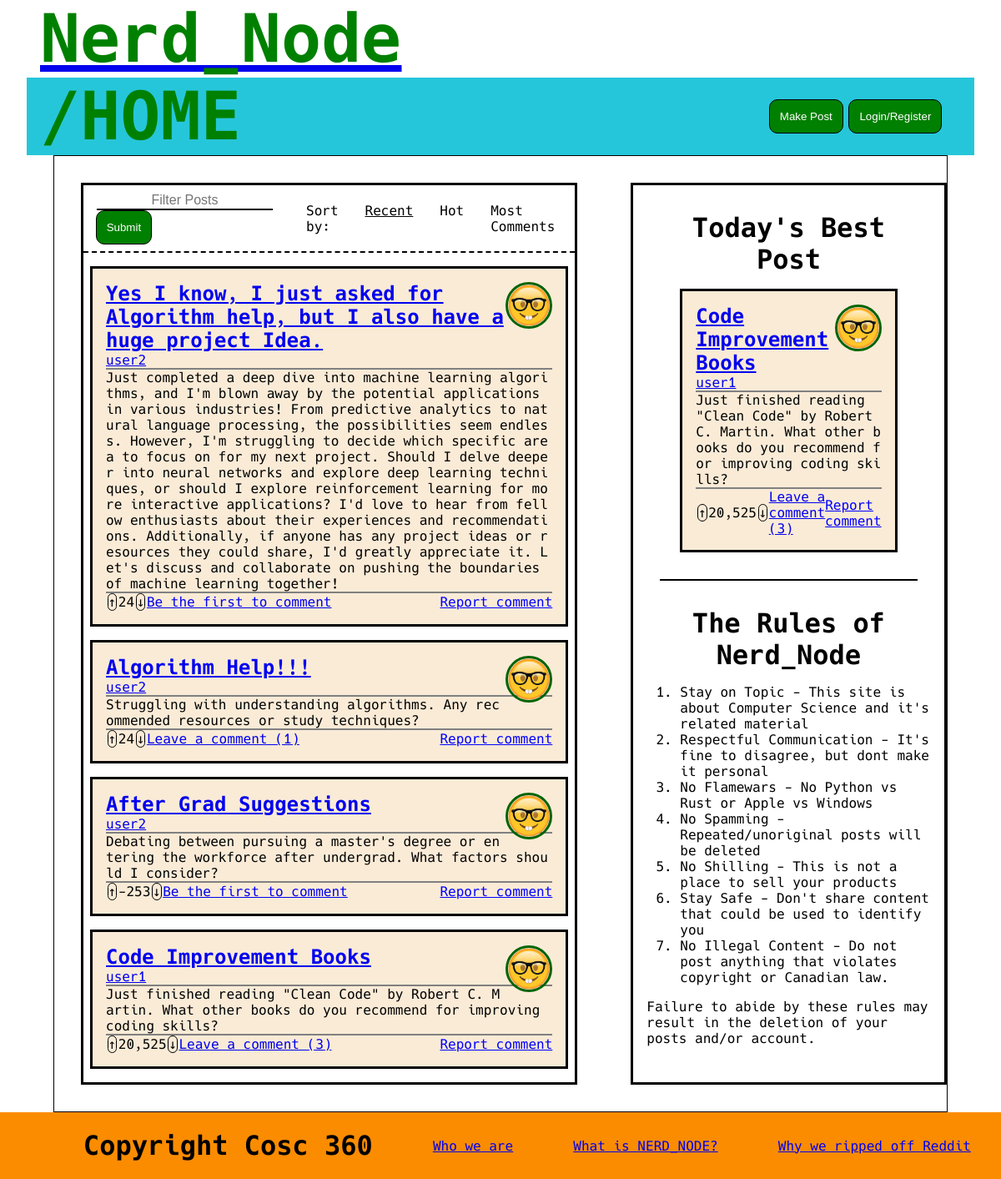
Before: / with the older database file.
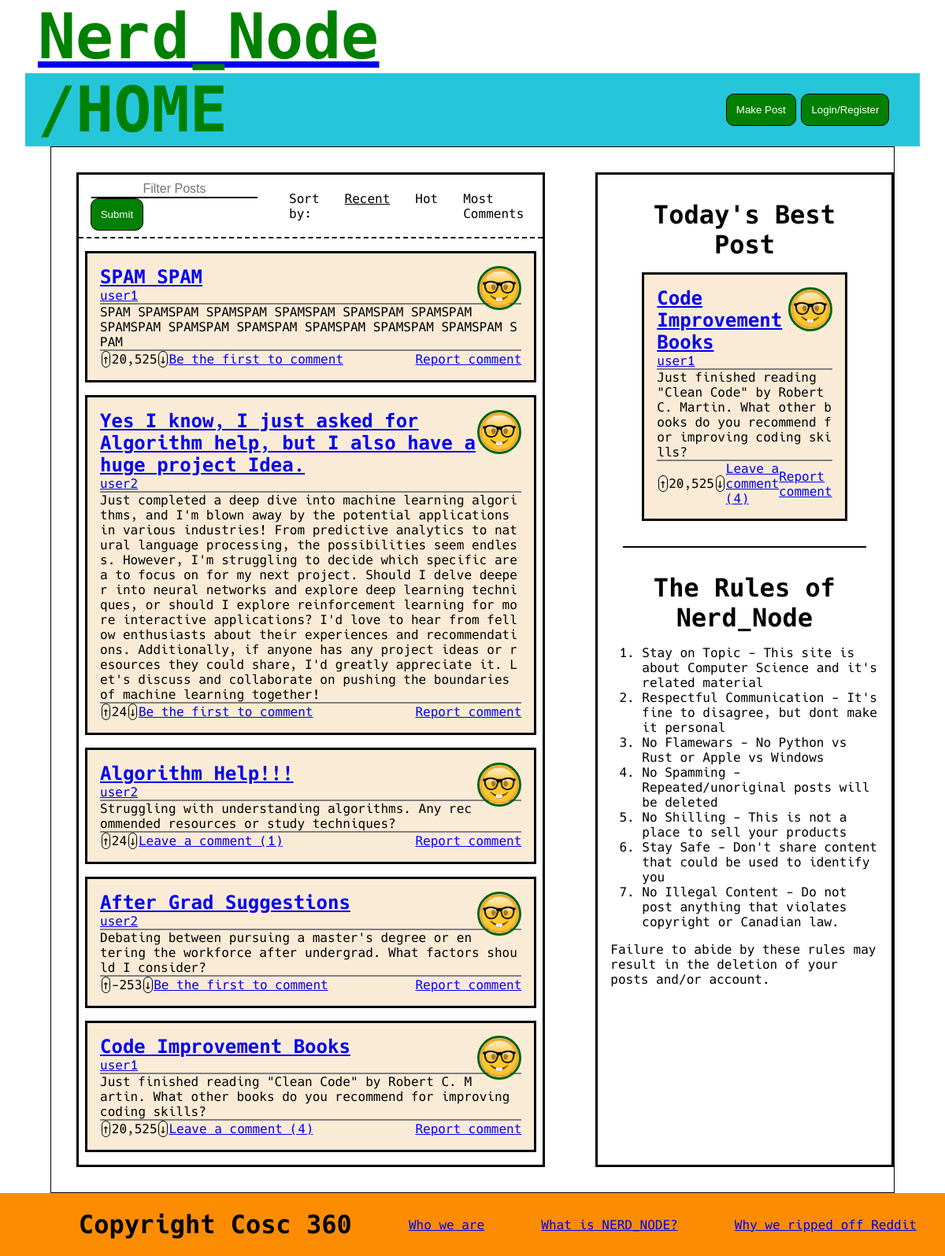
After: the same page with the newer database file.
### tables this page shows
CREATE TABLE post (
	id int AUTO_INCREMENT,
	title varchar(255),    poster int,
    content TEXT(65535),
    likes int,
    reported boolean,
    sku varchar(255),
    PRIMARY KEY (id),
    FOREIGN KEY (poster) REFERENCES siteUser(id) ON DELETE CASCADE
);

CREATE TABLE siteUser (
	id int AUTO_INCREMENT,
	username varchar(255) UNIQUE,
	password varchar(255),
    email varchar(255) UNIQUE,
    profilePicture varchar(255),
    isAdmin boolean,
    isDisabled boolean,
    PRIMARY KEY (id)
);

### src/loadPosts.php (called while the page is built, shortened)
<?php
$host = DBHOST;
$database = DBNAME;
$user = DBUSER;
$pass = DBPASS;
$connection = mysqli_connect($host, $user,$pass, $database, "3306");
include "getQueries.php";
$sql = "SELECT post.id, post.title, siteUser.username, siteUser.profilePicture, post.sku, post.content,
               post.likes, COUNT(comment.id) AS comments, (ABS(post.likes)) AS heat
        FROM (post JOIN siteUser ON post.poster = siteUser.id)
             LEFT JOIN comment ON comment.originalPost = post.id
        GROUP BY post.id $orderBy";
$posts = array();
if($result = mysqli_query($connection, $sql)) {
    while($row = mysqli_fetch_assoc($result)) {
        array_push($posts, [
                            'id' => $row['id'],
                            'title' => $row['title'],
                            'author' => $row['username'],
                            'pfp' => $row['profilePicture'],
                            'sku' => $row['sku'],
                            'content' => $row['content'],
                            'likes' => number_format($row['likes']),
                            'commentCount' => $row['comments']
        ]
        );
    }
};
?>

### src/getQueries.php (called while the page is built, shortened)
<?php
switch ($_GET['o'] ?? '') {
    default:
        $orderBy = ' ORDER BY id DESC';
        break;
}
?>

### src/renderPosts.php (the view, shortened to what this page needs)
<?php
include_once "renderProfilePicture.php";
function renderPost($post, $isAdmin) {
    $username = $post['author'];
    $commentText = $post['commentCount'] ? "Leave a comment (".$post['commentCount'].")" : "Be the first to comment";
    echo "<div class=\"post\">";
    renderProfilePicture($username, $post['pfp']);
    echo "<h3>
            <a href='".SITEROOT."node?title=".$post['sku']."'>".$post['title']."</a>
    </h3>
    <p>";
    echo "<a href='".SITEROOT."nerd?username=".$username."'>".$username."</a>
    </p>
    <p>".$post['content']."
    </p>
    <div class='interactionBar'>
        <div class='arrow' onclick='upvote(".$post['id'].", 5)'> &uarr; </div>
        <div id='post-".$post['id']."'>".$post['likes']." </div>
        <div class='arrow' onclick='downvote(".$post['id'].", 2)'> &darr; </div>
        <div>
            <a href='".SITEROOT."node?title=".$post['sku']."'>".$commentText."</a>
        </div>
        <div class='spacer'>
    </div>
    <div>";
    if(!$isAdmin)
        echo "<div class='report' id='rep-".$post['id']."' onclick='report(".$post['id'].", 2)'> Report comment</div>";
    echo"</div>
    </div>
    </div>";
}
?>

### src/index.php (shortened to what this page needs)
<?php
include_once "loadPosts.php";
include_once "renderPosts.php";
include_once "renderProfilePicture.php";
?>
<!DOCTYPE html>
<html lang="en">
    <head>
	    <link rel="stylesheet" href="public/css/reset.css">
	    <link rel="stylesheet" href="public/css/home.css">
        <link rel="stylesheet" href="public/font/hack.css">
    </head>
    <body>
	    <header>
            <?php include "components/headerBar.php"; ?>
        </header>
        <main>
            <div class="center">
                <div class="searchBar">
	                <form>
                        <input type="text" id="query" name="search" placeholder="Filter Posts" value="<?php echo $_GET['search']??""; ?>">
                        <input type="submit" id="submit">
                    </form>
                    <div class="sorter">
	                    <ul>
                            <li>Sort by:</li>
		                    <li>
		                        <a href="<?php echo SITEROOT;?>?o=recent" id="sortedBy">Recent</a>
		                    </li>
		                    <li>
		                        <a href="<?php echo SITEROOT;?>?o=hot">Hot</a>
		                    </li>
		                    <li>
		                        <a href="<?php echo SITEROOT;?>?o=comments">Most Comments</a>
		                    </li>
	                    </ul>
                    </div>
                </div>
                <?php
                if($posts) {
                    foreach($posts as $post) {
                        renderPost($post, isset($_SESSION["isAdmin"]));
                    }
                } else {
                    echo "There are no posts available...";
                }
                ?>
            </div>
            <?php include "components/sidebar.php"; ?>
	    </main>
        <?php include "components/footer.php"; ?>
    </body>
</html>

### src/components/headerBar.php (shortened to what this page needs)
<!DOCTYPE html>
<html lang="en">
  <div>
    <a href="<?php echo SITEROOT; ?>">
        <h1>
            Nerd_Node
        </h1>
    </a>
    </div>
    <div class="navbar">
        <h1>
            <?php echo $url ?? '/HOME'; ?>
        </h1>
        <div class="spacer">
        </div>
        <div class="buttonBox">
            <button id="newPost" onclick='location.href = "<?php echo SITEROOT; ?>makePost";'>Make Post</button>
            <?php
            if(isset($_SESSION["sessionId"]) ) {
                echo "<button id='home' onclick='location.href = \"".SITEROOT."nerd?username=".$_SESSION["sessionUsername"]."\";' >".
                     $_SESSION["sessionUsername"]
                    ."</button>";
                if(isset($_SESSION["isAdmin"])) {
                    echo "<button id='home' onclick='location.href = \"".SITEROOT."\admin\"'> View Reports </button>";
                }
                echo "<button id='logout' onclick='location.href = \"".SITEROOT."logout.php\";' >
                      Log out
                  </button>";
            } else {
                echo "<button id='login' onclick='location.href = \"".SITEROOT."login\";' >
                      Login/Register
                  </button>";
            }
            ?>
        </div>
    </div>
</html>

### src/renderProfilePicture.php
<?php
function renderProfilePicture($username, $picture) {
    echo "<img class='pfp' src='".SITEROOT."public/images/profiles/$picture' alt='$username\'s profile picture' width='50' height='50'>";
}
?>

### src/components/sidebar.php (shortened to what this page needs)
<div class="sidebar">
    <div id="bestPost">
        <h2>
            Today's Best Post
        </h2>
        <?php
        include_once "../renderPosts.php";
        ?>
    </div>
    <div>
        <h2>
            The Rules of Nerd_Node
        </h2>
	    <ol>
		    <li> Stay on Topic - This site is about Computer Science and it's related material </li>
            <li> Respectful Communication - It's fine to disagree, but dont make it personal</li>
            <li> No Flamewars - No Python vs Rust or Apple vs Windows</li>
            <li> No Spamming - Repeated/unoriginal posts will be deleted</li>
            <li> No Shilling - This is not a place to sell your products </li>
            <li> Stay Safe - Don't share content that could be used to identify you </li>
            <li> No Illegal Content - Do not post anything that violates copyright or Canadian law.</li>
        </ol>
        <p>Failure to abide by these rules may result in the deletion of your posts and/or account.</p>
    </div>
</div>

### src/components/footer.php
<!DOCTYPE html>
<html lang="en">
    <footer>
    <h4>Copyright Cosc 360</h4>
    <a href='<?php echo SITEROOT;?>about#who'>Who we are</a>
    <a href='<?php echo SITEROOT;?>about#what'>What is NERD_NODE?</a>
    <a href='<?php echo SITEROOT;?>about#why'>Why we ripped off Reddit</a>
    </footer>
</html>

### src/public/css/home.css (style rules this page uses)
html { font-family: "Hack"; }
header { padding: 0em 2em; }
header div { padding: 0em 1em; }
.center { flex: 1; }
.sidebar { flex-grow: 0; flex-basis: 30%; }
.center, .sidebar, .post { border: medium solid black; }
.sidebar div { padding:1em; }
.sidebar h2 { text-align: center; margin: 0.25em 0em }
.center, .sidebar { margin: 2em 2em; }
main { display: flex; height:auto; min-height:80vh; margin: 0em 4em; }
.post { background-color:antiquewhite; margin:1em 0.5em; padding:1em; }
.post p { border-bottom: 2px solid grey; word-break: break-all; }
.post .interactionBar { display:flex; align-items: center; justify-content: space-evenly; }
.post div { padding: 0em; }
#bestPost { margin: 0.5em 2em; border-bottom: 2px solid black; }
#bestPost .post { max-height: 50%; }
#query { font-size: 1em; text-align:center; border: 0; border-bottom: 2px solid black; }
#submit { background-color: green; color: white; padding: 0.9em 0.9em 0.9em 0.9em; border-radius: 10px; border: 1px solid black; }
.searchBar { display:flex; border-bottom: 2px dashed black; }
.searchBar form, .searchBar .sorter { padding:0.5em; margin:auto; }
form input { margin:0em 0.5em; }
.sorter ul { list-style-type: none; display: flex; }
.sorter li { margin: 0em 1em; }
.sorter a { color: black; text-decoration: none; }
.sorter a:hover, .sorter #sortedBy { text-decoration: underline; }
h1 { font-size: 5em; color: green; }
h2 { font-size: 2em; }
h3 { font-size:1.5em; font-weight:bold; }
.navbar { display:flex; background-color: #26C6DA; }
.spacer { flex:1; }
.buttonBox { width:20%; display: flex; align-items: center; justify-content: space-evenly; }
button { background-color: green; color: white; padding: 0.9em 0.9em 0.9em 0.9em; border-radius: 10px; border: 1px solid black; cursor:pointer; }
form #submit { cursor:pointer; }
footer h4 { font-size: 3em; margin-left: 2em; }
main { border: 1px solid black; }
footer { background-color: #FB8C00; bottom: 0; width: 100%; display: flex; flex-direction: row; align-items: center; justify-content: space-around; height: 5em; }
footer h4 { font-size: 2em; }
.pfp { border: 3px solid darkgreen; border-radius: 50%; float: right; }
.interactionBar .arrow { border-radius: 10px; margin: 0px 0.1em; border: 1px solid black; cursor:pointer; }
.report { color: blue; text-decoration: underline; cursor:pointer; }

Changed rows visible on the page:
added post: poster.profilePicture (placeholder picture), title "SPAM SPAM", poster.username "user1", content "SPAM SPAMSPAM SPAMSPAM SPAMSPAM SPAMSPAM SPAMSPAM SPAMSPAM SPAMSPAM SPAMSPAM SPAMSPAM SPAMSPAM SPAMSPAM SPAM", likes "20,525", commentText "Be the first to comment"
changed post "Code Improvement Books": commentText "Leave a comment (3)" → "Leave a comment (4)"
Other visible differences:
$commentText: "Leave a comment (3)" → "Leave a comment (4)"
